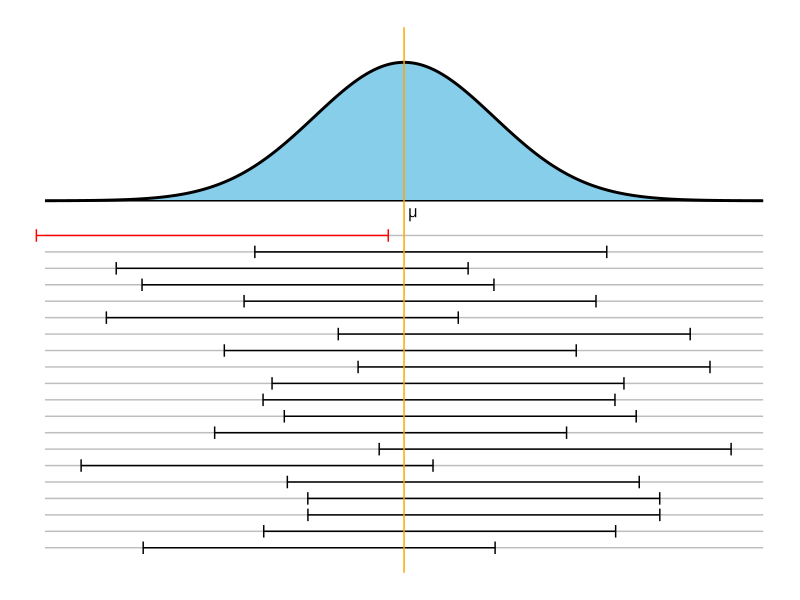

The R script that drew this image:
library(tidyverse)

# constants for the normal plot
x_min = -4
x_max = 4
color_normal = "skyblue"
mu_x = 0.1
mu_y = -0.04
mu_mu = paste(expression(mu))

# constants for lines
num_lines = 20
first_line = -0.1
last_line  = -1
bar_whisker_heigth  = 0.8*(first_line - last_line)/num_lines
radius = 1.96
color_line = "grey"
color_vertical_line = "orange"
yes_no_colors = c("black","red")

# set.seed(1009)

# data for normal curve
df_normal =
  data.frame(x = seq(x_min, x_max, length.out = 500)) %>%
  mutate(y = dnorm(x)) 

# plotting normal curve
p = ggplot(data=df_normal, aes(x,y))+
  geom_area(fill=color_normal)+
  geom_line(size=1)+
  annotate("segment", x=x_min, y=0, xend=x_max, yend=0, size=0.5)+
  annotate("text", x=mu_x, y=mu_y, label=mu_mu, parse = T)

# data for horizontal lines 
df_lines = data.frame(
  x = rnorm(num_lines),
  y=seq(first_line, last_line, length.out=num_lines) ) %>% 
  mutate( x_left = x - radius,  x_right = x + radius ) %>% 
  mutate( covers = factor( ifelse(x_left < 0 & x_right > 0, "yes", "no"), levels=c("yes","no") ) )

# plotting horizontal lines
p = p+
  geom_segment( data = df_lines,
    aes(x=x_min, xend=x_max, y=y, yend=y), 
    color=color_line, size=0.5)+
  geom_errorbarh( data = df_lines, 
      aes(xmin=x_left, xmax=x_right, y=y,  height=bar_whisker_heigth, color=covers))+
  scale_color_manual(values=yes_no_colors) # error bar colors

# vertical line
p = p + 
  annotate("segment", x=0, xend=0, y = 0.5, yend = last_line-2*bar_whisker_heigth,
           color = color_vertical_line)
  
# theme
p = p + theme_void()  + theme(legend.position = "None") # no legend


# output
print(p)

